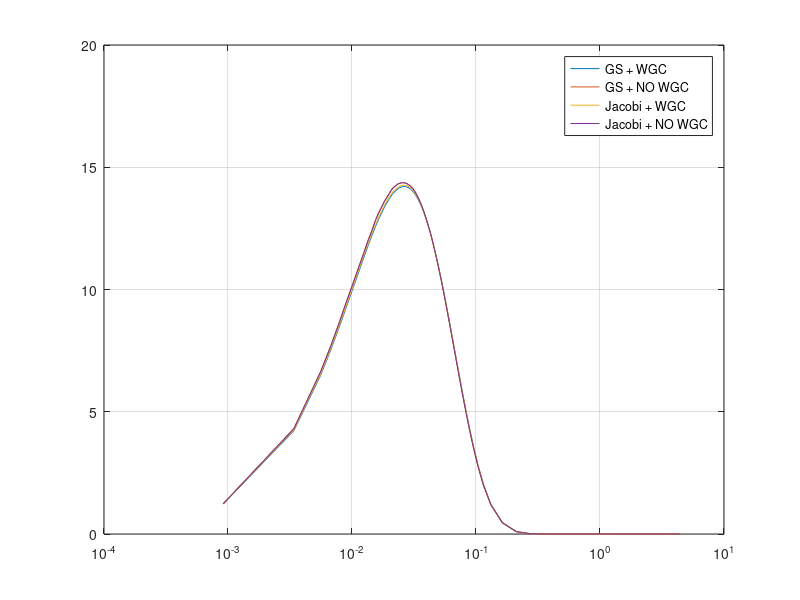

The MATLAB script that drew this image:
%%%%%%%%%%%%%%%%%%%%%%%%%%%%%%%%%%%%%%%%%%%%%%%%%%%%%%%%%%%%%%%%%%%%%%%%%%%%%%%%
%
%   Title:          Multigroup Acceleration Eigenspace Script
%
%   Author:         Michael W. Hackemack
%   Institution:    Texas A&M University
%   Year:           2016
%   
%   Description:    
%   
%%%%%%%%%%%%%%%%%%%%%%%%%%%%%%%%%%%%%%%%%%%%%%%%%%%%%%%%%%%%%%%%%%%%%%%%%%%%%%%%
%
%   Note(s):        
%
%%%%%%%%%%%%%%%%%%%%%%%%%%%%%%%%%%%%%%%%%%%%%%%%%%%%%%%%%%%%%%%%%%%%%%%%%%%%%%%%
% Clear Project Space
% ------------------------------------------------------------------------------
clc; close all; format short e; clear;
% Load XS Files
% ------------------------------------------------------------------------------
% Thermal groups
ng = 99;
tg = 43:99;
% Energy bounds
load('Energy_Bounds.mat');
E = mat;
Eave  = (E(1:ng) + E(2:end))./2; Eave = Eave(tg);
Ediff = E(1:ng) - E(2:end);     Ediff = Ediff(tg);
clear mat;
% Total xs
load('MT_1.mat');
T = diag(mat(tg));
clear mat;
% Scattering xs
load('MT_2500.mat');
S = mat(tg,tg,1);
clear mat;
% Split scattering xs
SL = tril(S,-1);
SD = diag(diag(S));
SU = triu(S,1);
% Perform Eigenspace Calculations
% ------------------------------------------------------------------------------
hold on;
% Gauss-Seidel + converge inners (TG)
fprintf('-> Gauss-Seidel + converge inners (TG).\n');
A = (T-SL-SD)\(SU);
[V,D] = eig(A); D = diag(D);
[Dmax,ind] = max(abs(D));
Vmax = V(:,ind); Vmax = Vmax / sum(Vmax);
plot(Eave,Vmax./Ediff);
fprintf('  -> Determinant:      %10.5e\n',det(V));
fprintf('  -> Condition #:      %10.5e\n',condest(V));
fprintf('  -> # unique Evalues: %d\n',length(uniquetol(abs(D))));
fprintf('  -> # max Evalue:     %d\n\n',Dmax);
% Gauss-Seidel + do NOT converge inners (MTG)
fprintf('-> Gauss-Seidel + do NOT converge inners (MTG).\n');
A = (T-SL)\(SD+SU);
[V,D] = eig(A); D = diag(D);
[Dmax,ind] = max(abs(D));
Vmax = V(:,ind); Vmax = Vmax / sum(Vmax);
plot(Eave,Vmax./Ediff);
fprintf('  -> Determinant:    %10.5e\n',det(V));
fprintf('  -> Condition #:    %10.5e\n',condest(V));
fprintf('  -> # unique Evalues: %d\n',length(uniquetol(abs(D))));
fprintf('  -> # max Evalue:     %d\n\n',Dmax);
% Jacobi + converge inners (no name yet)
fprintf('-> Jacobi + converge inners (no name yet).\n');
A = (T-SD)\(SL+SU);
[V,D] = eig(A); D = diag(D);
[Dmax,ind] = max(abs(D));
Vmax = V(:,ind); Vmax = Vmax / sum(Vmax);
plot(Eave,Vmax./Ediff);
fprintf('  -> Determinant:    %10.5e\n',det(V));
fprintf('  -> Condition #:    %10.5e\n',condest(V));
fprintf('  -> # unique Evalues: %d\n',length(uniquetol(abs(D))));
fprintf('  -> # max Evalue:     %d\n\n',Dmax);
% Jacobi + do NOT converge inners (MJA - currently used in PDT)
fprintf('-> Jacobi + do NOT converge inners (MJA - currently used in PDT).\n');
A = (T)\(SL+SD+SU);
[V,D] = eig(A); D = diag(D);
[Dmax,ind] = max(abs(D));
Vmax = V(:,ind); Vmax = Vmax / sum(Vmax);
plot(Eave,Vmax./Ediff);
fprintf('  -> Determinant:    %10.5e\n',det(V));
fprintf('  -> Condition #:    %10.5e\n',condest(V));
fprintf('  -> # unique Evalues: %d\n',length(uniquetol(abs(D))));
fprintf('  -> # max Evalue:     %d\n\n',Dmax);
% Complete plotting procedures
box on;
set(gca,'xscale','log');
set(gca,'XGrid','on','XMinorGrid','off');
set(gca,'YGrid','on','YMinorGrid','off');
legend('GS + WGC','GS + NO WGC','Jacobi + WGC','Jacobi + NO WGC');